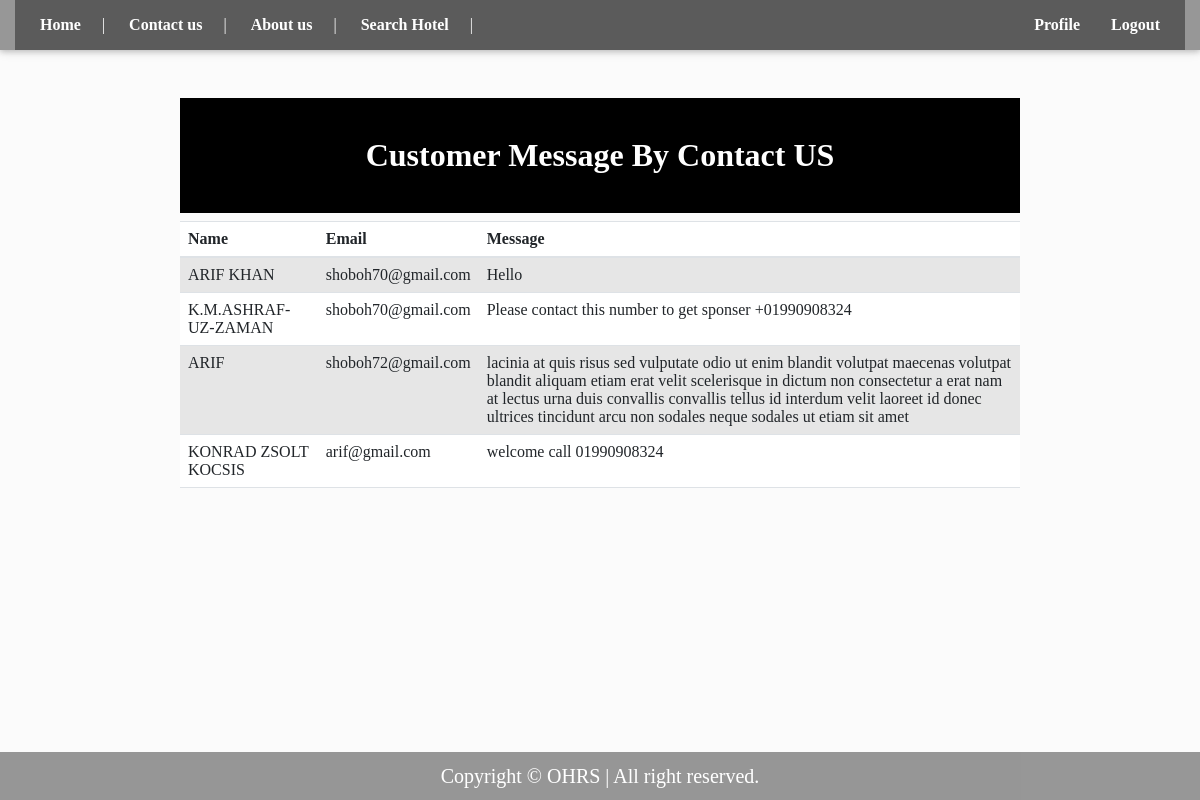
Before: /message.html with the older database file.
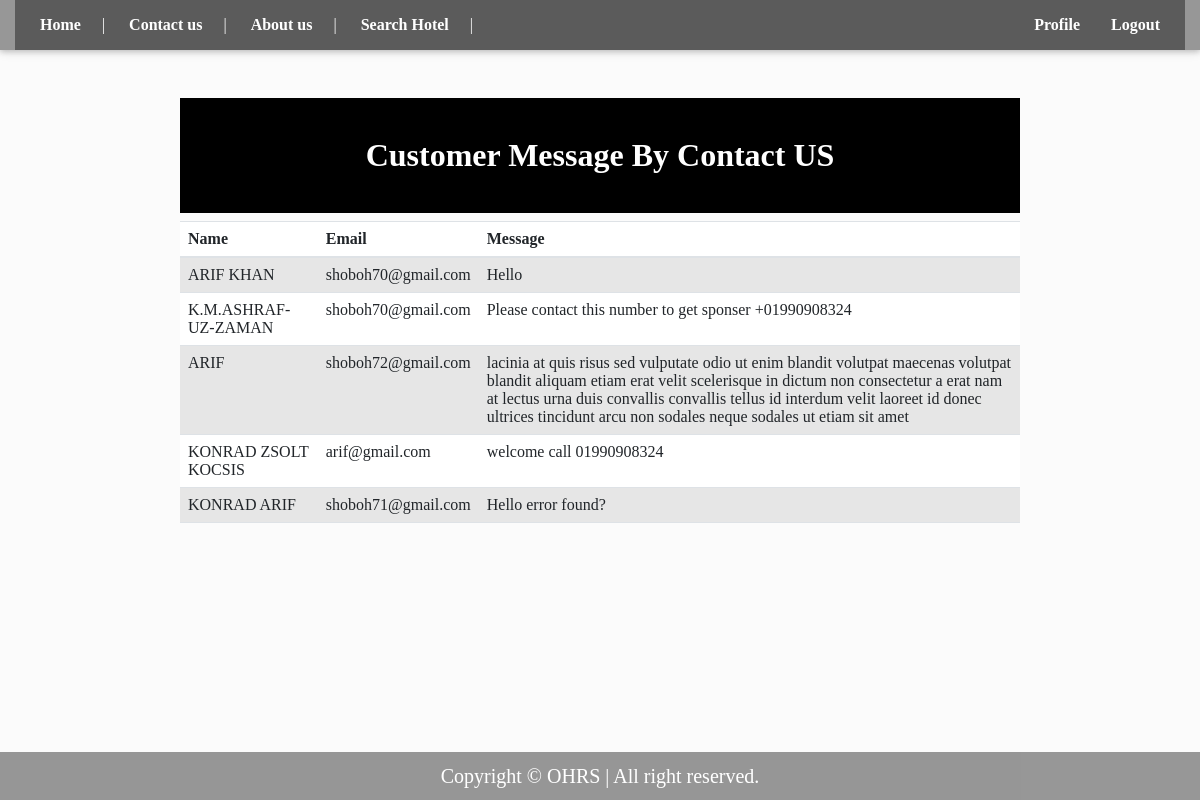
After: the same page with the newer database file.
### OHRS_App/models.py (models this page shows, shortened)
class contactus(models.Model):
    name= models.CharField(max_length=100,null=True,blank=True)
    Email =  models.EmailField(null=True)
    description = models.TextField(null=True,blank=True)

### OHRS_App/views.py (the view)
# urls.py: path("message.html", views.cust_message, name="message"),
def cust_message(request):
    contact=contactus.objects.all()
    context={
         "contacts":contact,
    }
    return render(request, "OHRS_App/templates/Cmessage.html",context)

### OHRS_App/templates/Cmessage.html (shortened to what this page needs)
{%load static %}
<html lang="en">
<head>
  <link rel="stylesheet" href="https://cdn.jsdelivr.net/npm/bootstrap@4.6.1/dist/css/bootstrap.min.css">
  <link href="https://cdn.jsdelivr.net/npm/bootstrap@5.1.1/dist/css/bootstrap.min.css" rel="stylesheet"
>
  <link href="{% static 'css/style.css' %}" rel="stylesheet">
  <link rel="stylesheet" href="{% static 'css/fontawsom-all.min.css' %}">
</head>
<body style="min-height: 200px; background-image: url({% static 'img/bg-img/y.jpg' %}); background-size: cover;background-position: center;  ">
  <header class="continer-fluid ">
    <div class="header-top" style="background-color: rgba(0,0,0,0.4); ">
      <div class="container" >
        <div class="row col-det" >
          <div class="col-lg-6 d-none d-lg-block" style="background-color: rgba(0,0,0,0.4);">
            <ul class="ulleft">
              <li>
              <button class="button button1">
                  <a style="color:white;" href="home2.html"><b> Home </b></a>
              </button>
                <span>|</span>
              </li>
              <li>
              <button class="button button1">
                <a style="color:white;" href="contactus.html"><b> Contact us </b></a>
              </button>
                <span>|</span>
              </li>
              <li>
              <button class="button button1">
                <a style="color:white;" href="contactus.html"><b> About us </b></a>
              </button>
                <span>|</span>
              </li>
              <li>
              <button class="button button1">
                <a style="color:white;" href="room.html"><b> Search Hotel </b></a>
              </button>
                <span>|</span>
              </li>
            </ul>
          </div>
          <div class="col-lg-6 col-md-12" style="background-color: rgba(0,0,0,0.4);">
            <ul class="ulright">
              <li>
              <button class="button button1">
                <a style="color:white;" href="profile.html"><b>Profile</b></a>
              </button>
              </li>
              <li>
              <button class="button button1">
                <a style="color:white;" href="{% url 'logout' %}"><b>Logout</b></a>
              </button>
              </li>
            </ul>
          </div>
        </div>
      </div>
    </div>
  </header>
  <div>
        <br>
        <br>
        <h2 style="text-align:center;color:white;background-color:black;width: 70%;  margin-left: auto; margin-right: auto;"><b><br>Customer Message By Contact US</b><br> <p style="color:black;">ok</p></h2>
<table class="table table-striped" style="background-color: white;width: 70%;  margin-left: auto; margin-right: auto;">
  <thead>
    <tr>
      <th scope="col">Name</th>
      <th scope="col">Email</th>
      <th scope="col">Message</th>
    </tr>
  </thead>
  <tbody>
    {% for contact in contacts %}
    <tr>
      <td style="text-transform: uppercase;">{{ contact.name }}</td>
      <td>{{ contact.Email }}</td>
      <td>{{ contact.description }}</td>
    </tr>
    {% endfor %}
  </tbody>
</table>
    <div  class="footer">
        <p ><h5>Copyright © OHRS | All right reserved.</h5></p>
    </div>
  </div>
</body>
</html>

Changed rows visible on the page:
added contactus: name "KONRAD ARIF", Email "shoboh71@gmail.com", description "Hello error found?"
